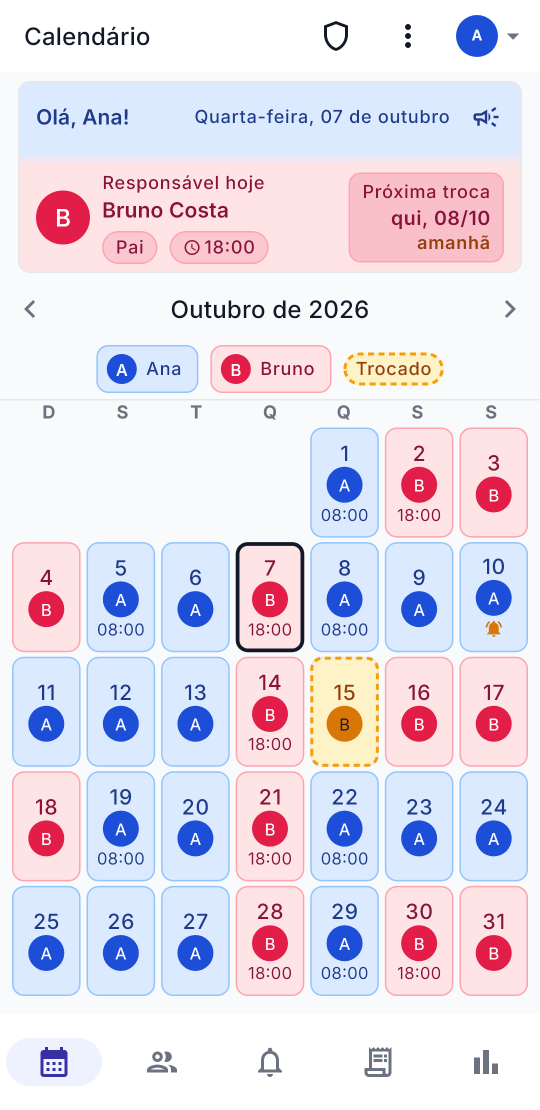
#> input picture store/ads/video/src/cal.png, 1080 x 2220 px (shown at 1/2 size); its folder holds 3 pictures in this run
$ python hotspots.py
#> lines starting #> are read from the running program, lines starting #| are printed output that depends on the picture; after the words box and inside, x2 and y2 are one past the last pixel; in counts of white or black regions, pixels touching at a corner belong together
"""T-102 (video v2) — measures, on the REAL screens in src/, the boxes the
video's pointers aim at, and prints them as JSON (source pixels, 1080×2220).

Run by build.mjs; never typed by hand. Each box is a colour match against the
app's own tokens, so a redesign that moves a card moves the pointer with it,
and a token that changes makes this script fail loudly (an empty match)
rather than point at the wrong place.
"""
import json
import sys
from pathlib import Path

import numpy as np
from PIL import Image

SRC = Path(__file__).resolve().parent / 'src'

ROSE_CONTAINER = (255, 228, 230)   # tokens: member slot 2 container
BRAND_SOLID = (79, 70, 229)        # tokens: brand.solid
AMBER_CONTAINER = (254, 243, 199)  # tokens: warning.container (the swapped day)


def pixels(name):
#> called with name = 'cal'
    return np.array(Image.open(SRC / f'{name}.png').convert('RGB')).astype(int)


def mask(im, rgb, tol=6):
#> called with rgb = (255, 228, 230), tol = 6
    return np.abs(im - np.array(rgb)).sum(axis=2) <= tol
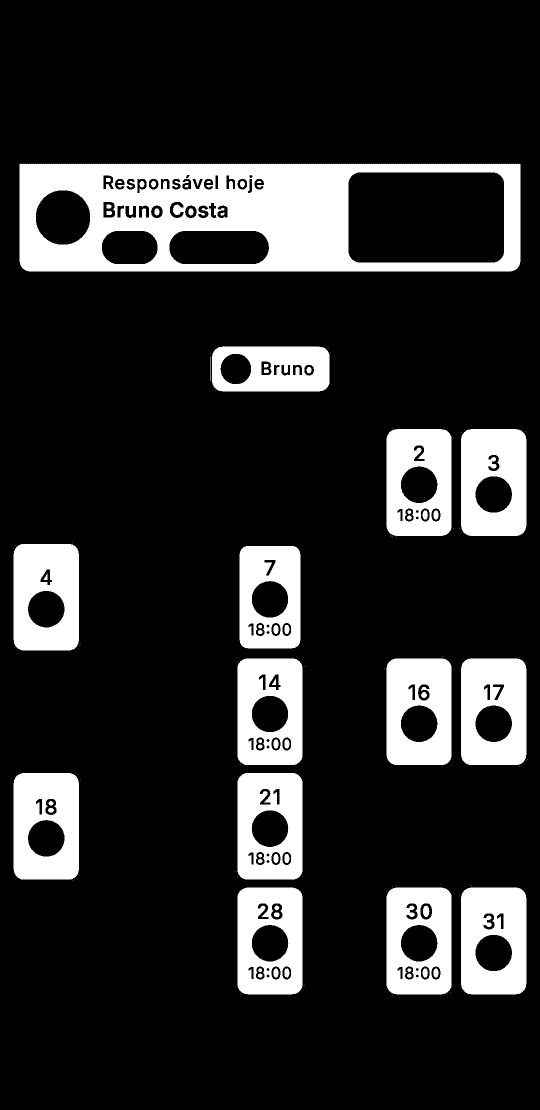
#> returned value: shape (2220, 1080) bool (shown at 1/2 size); 17% white; 111 white regions (48 under 20 px), largest, box (x1, y1, x2, y2) and area: (39, 327, 1041, 543) 124203, (922, 858, 1053, 1072) 23080, (27, 1088, 158, 1301) 22949


def bbox(m):
    ys, xs = np.where(m)
    if len(xs) == 0:
        sys.exit('hotspots: no pixel matched — a token or a screen changed')
    return {'x': int(xs.min()), 'y': int(ys.min()),
            'w': int(xs.max() - xs.min() + 1), 'h': int(ys.max() - ys.min() + 1)}


def today_card():
    im = pixels('cal')
    m = mask(im, ROSE_CONTAINER)
    m[int(im.shape[0] * 0.3):] = False    # the card of today's carer sits above the legend
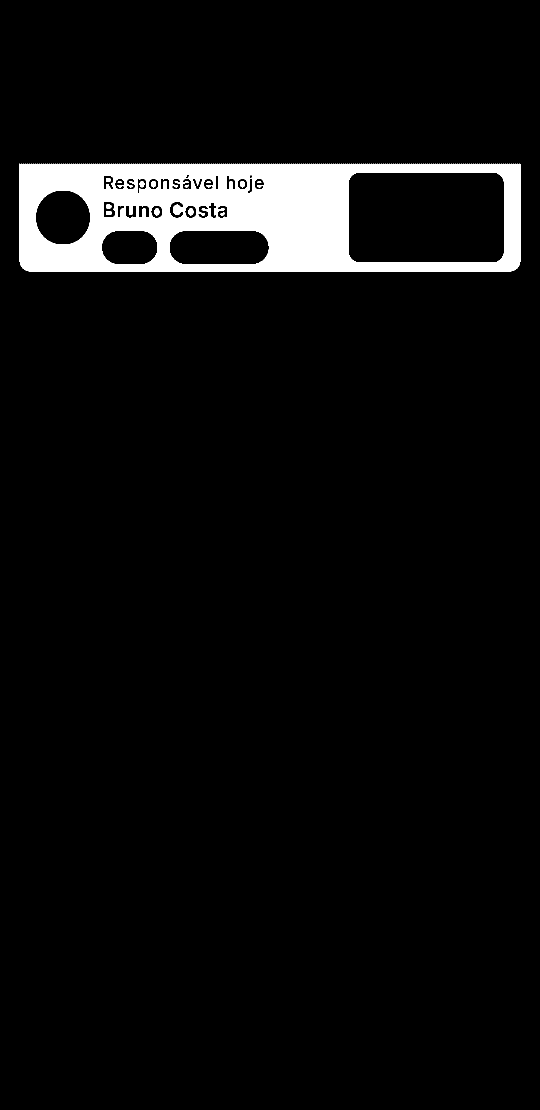
#> m: shape (2220, 1080) bool (shown at 1/2 size); 5.2% white; 14 white regions, largest, box (x1, y1, x2, y2) and area: (39, 327, 1041, 543) 124203, (309, 417, 319, 431) 116, (377, 417, 387, 431) 116
    return bbox(m)


def approve_button():
    im = pixels('sheet')
#> call 2 of pixels, with name = 'sheet'
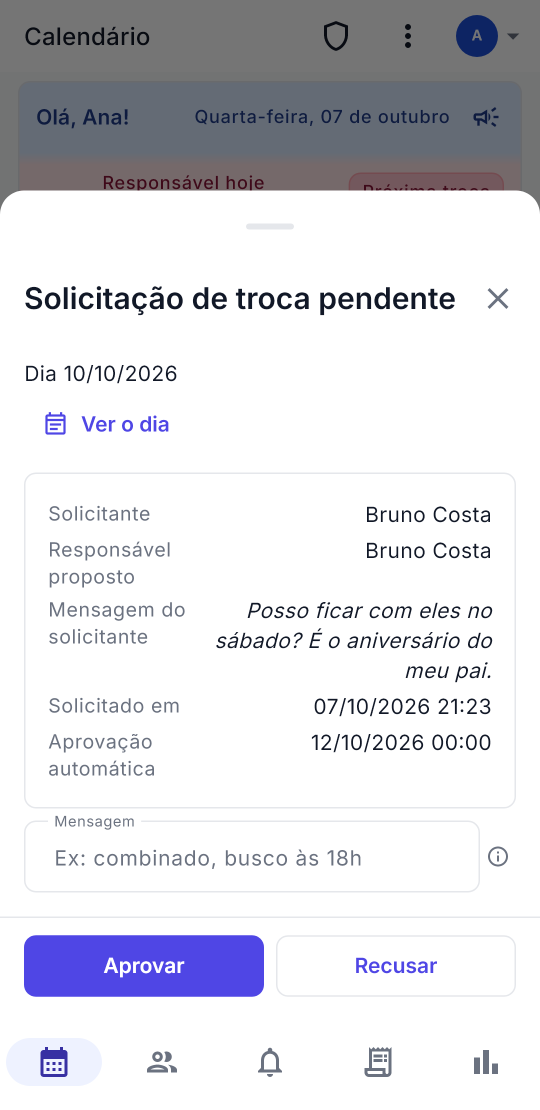
#> input picture store/ads/video/src/sheet.png, 1080 x 2220 px (shown at 1/2 size)
    m = mask(im, BRAND_SOLID)
#> call 2 of mask, with rgb = (79, 70, 229), tol = 6
#> in mask (call 2), `return np.abs(im - np.array(rgb)).sum(axis=2) <= tol`:
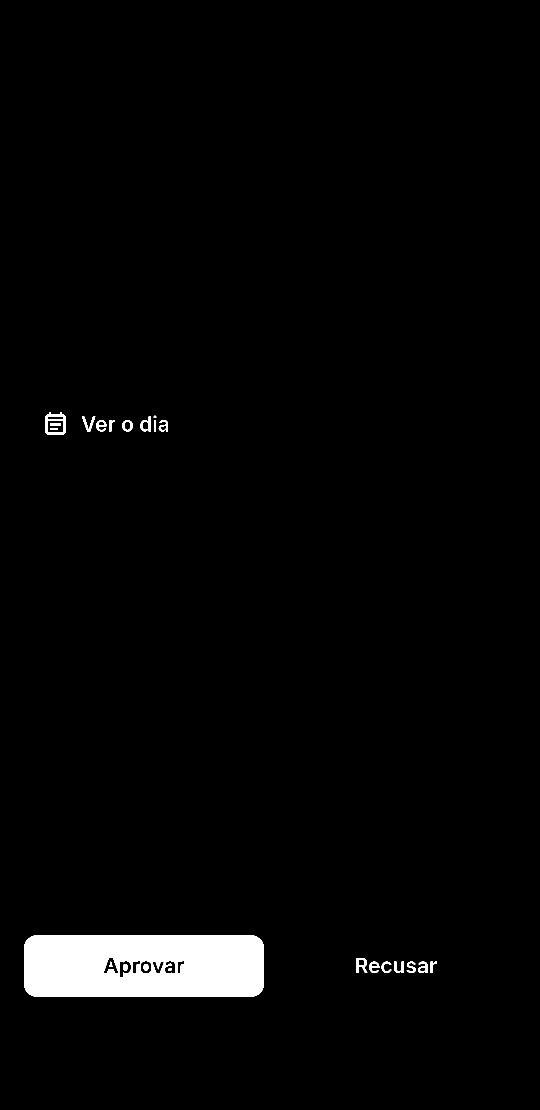
#> returned value: shape (2220, 1080) bool (shown at 1/2 size); 2.5% white; 23 white regions, largest, box (x1, y1, x2, y2) and area: (48, 1871, 528, 1993) 55540, (91, 825, 131, 869) 716, (713, 1916, 735, 1946) 332
    m[: im.shape[0] // 2] = False         # the buttons are in the lower half
    # Keep only the SOLID columns (the filled button), not the outlined
    # "Recusar" text drawn in the same colour.
    solid = m.sum(axis=0) > 60
    m[:, ~solid] = False
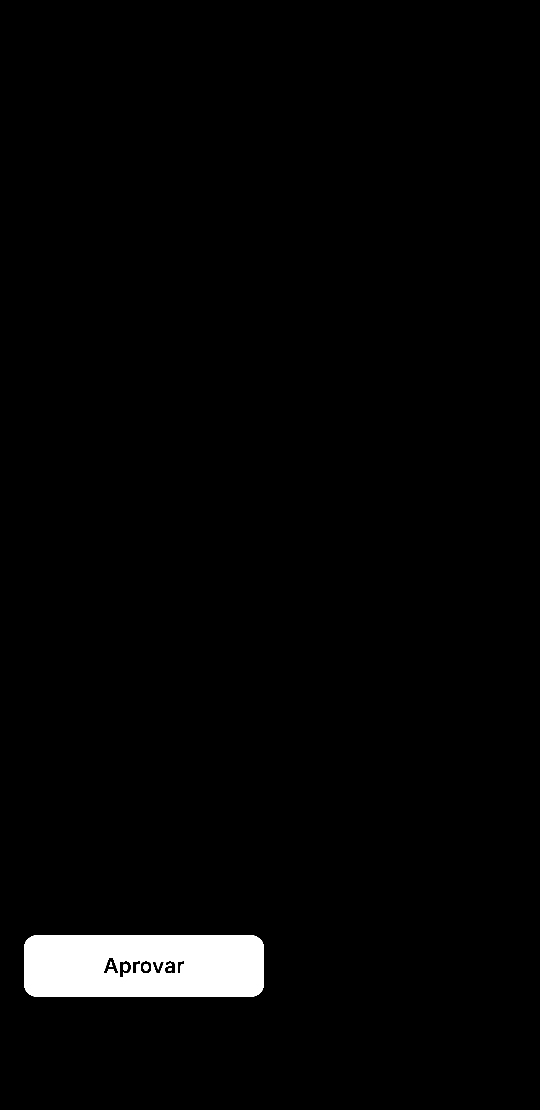
#> m: shape (2220, 1080) bool (shown at 1/2 size); 2.3% white; 5 white regions, box (x1, y1, x2, y2) and area: (48, 1871, 528, 1993) 55540, (287, 1928, 297, 1942) 116, (246, 1928, 256, 1942) 112, (218, 1923, 226, 1934) 44, (336, 1936, 344, 1942) 39
    return bbox(m)


def swapped_day():
    im = pixels('cal-after')
    m = mask(im, AMBER_CONTAINER)
    m[: int(im.shape[0] * 0.4)] = False    # the legend's own "Trocado" chip is amber too
    ys = np.where(m.any(axis=1))[0]
    # The FIRST amber cluster from the top is the approved Saturday; the
    # fixture's older swapped Thursday sits a row lower.
    top = ys[0]
    gap = np.where(np.diff(ys) > 1)[0]
    bottom = ys[gap[0]] if len(gap) else ys[-1]
    m[: top] = False
    m[bottom + 1:] = False
    return bbox(m)


def notice_row():
    # The first row of "Todas": the band between the filter chips and the
    # second row's title. Measured as the first run of non-background rows
    # below the chips.
    im = pixels('notif')
    bg = mask(im, (249, 250, 251), tol=2) | mask(im, (255, 255, 255), tol=2)
    ink = ~bg
    rows = ink.sum(axis=1) > 8
    h = im.shape[0]
    # Skip the header, the tab bar and the chips: the first ink row after the
    # chips' bottom edge.
    y = int(h * 0.19)
    while y < h and rows[y]:
        y += 1
    while y < h and not rows[y]:
        y += 1
    start = y
    # The row ends at the blank gap before the next title (≥ 18 px of nothing).
    blank = 0
    while y < h and blank < 18:
        blank = blank + 1 if not rows[y] else 0
        y += 1
    return {'x': 36, 'y': start - 14, 'w': im.shape[1] - 72, 'h': (y - blank) - start + 28}


def month_grid():
    im = pixels('cal')
    # From the weekday header to the last cell: every cell border is one of
    # the two member borders; the grid is their vertical extent.
    m = mask(im, (147, 197, 253), tol=10) | mask(im, (253, 164, 175), tol=10)
    m[: int(im.shape[0] * 0.36)] = False   # below the legend chips
    return bbox(m)


print(json.dumps({
    'today': today_card(),
    'approve': approve_button(),
#> (the run stopped early here; a loop or call above may not have finished)
